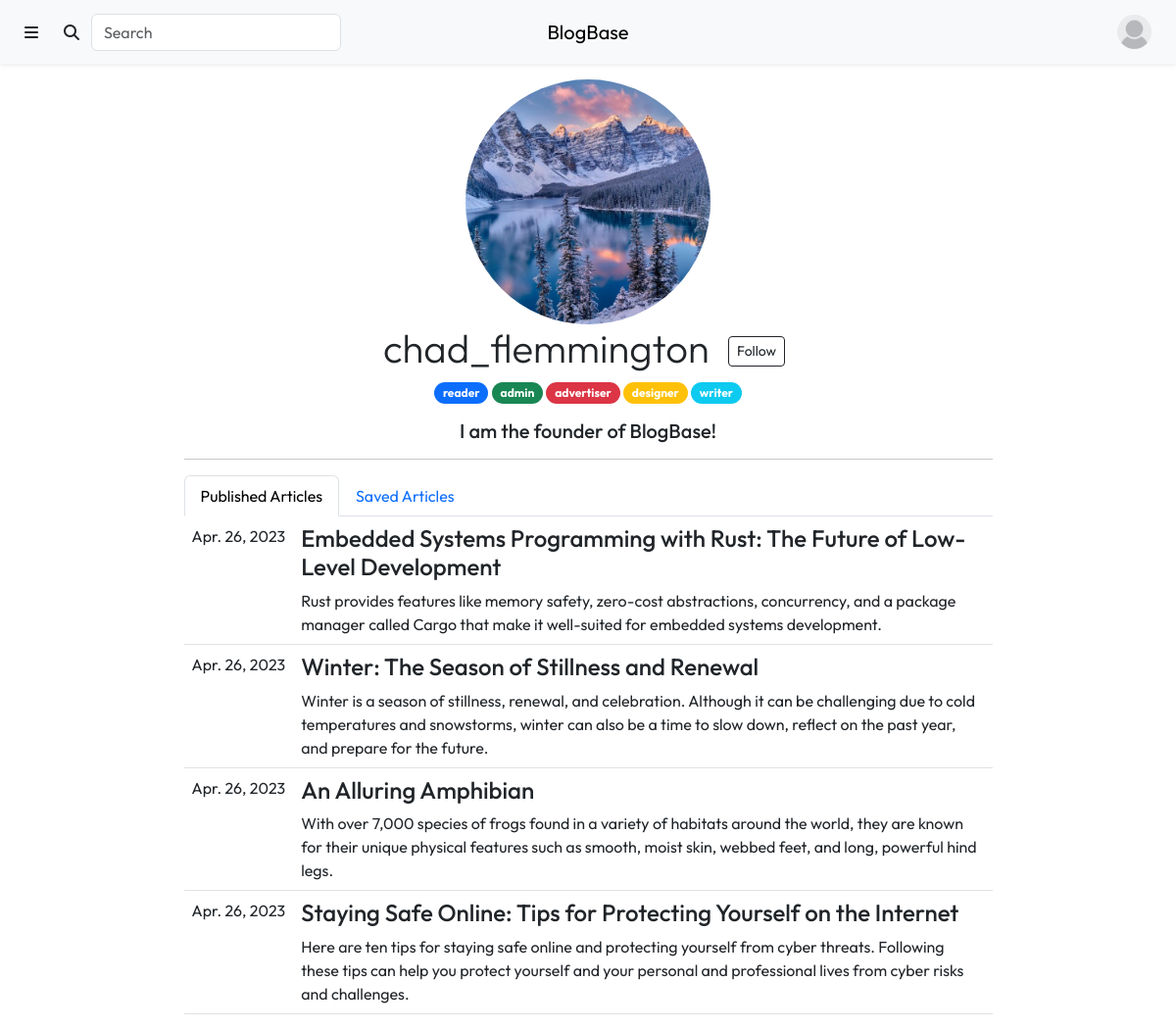
Screenshot of /content/profile.php?username=chad_flemmington (signed in) with the database file from the repository.
### tables this page shows
CREATE TABLE `Users` (
  `user_id` int(11) NOT NULL,
  `profile_picture` varchar(255) NOT NULL DEFAULT 'anonymous.jpg',
  `username` varchar(50) NOT NULL,
  `first_name` varchar(50) NOT NULL,
  `last_name` varchar(50) NOT NULL,
  `email` varchar(50) NOT NULL,
  `password` varchar(255) NOT NULL,
  `biography` varchar(255) DEFAULT NULL,
  `approved` tinyint(1) NOT NULL DEFAULT 0,
  `reader` tinyint(1) NOT NULL DEFAULT 1,
  `writer` tinyint(1) NOT NULL DEFAULT 0,
  `designer` tinyint(1) NOT NULL DEFAULT 0,
  `advertiser` tinyint(1) NOT NULL DEFAULT 0,
  `admin` tinyint(1) NOT NULL DEFAULT 0
);

CREATE TABLE `Articles` (
  `article_id` int(11) NOT NULL,
  `author_id` int(11) NOT NULL,
  `title` varchar(225) NOT NULL,
  `description` tinytext DEFAULT NULL,
  `lead_image` varchar(255) DEFAULT NULL,
  `content` longblob DEFAULT NULL,
  `submitted` tinyint(1) NOT NULL DEFAULT 0,
  `submit_date` date NOT NULL DEFAULT current_timestamp(),
  `approved` tinyint(1) NOT NULL DEFAULT 0,
  `click_number` int(11) NOT NULL DEFAULT 0
);

### include/user_info.inc.php (called while the page is built, shortened)
<?php
if (isset($_SESSION['username'])) {
    $user_query = "SELECT *
                   FROM Users
                   WHERE username = '" . $_SESSION['username'] . "';";
    $user_result = mysqli_query($con, $user_query);
    $user_info = $user_result->fetch_assoc();
}
?>

### content/profile.php (the view, shortened to what this page needs)
<?php
require_once "../include/connect.inc.php";
include_once "../include/user_info.inc.php";
if (isset($_GET['username'])) {
    $username = $_GET['username'];
    $user_query = "SELECT *
                   FROM Users
                   WHERE username = '$username'";
    $user_result = mysqli_query($con, $user_query);
    $user_prof = $user_result->fetch_assoc();
}
?>
<!DOCTYPE html>
<html lang="en">
    <head>
        <link rel="stylesheet" href="https://cdn.jsdelivr.net/npm/bootstrap@5.3.0-alpha1/dist/css/bootstrap.min.css">
        <link rel="stylesheet" href="https://cdnjs.cloudflare.com/ajax/libs/font-awesome/6.2.1/css/all.min.css">
        <link rel="stylesheet" href="./css/styles.css">
    </head>
    <body>
        <div class="header">
            <?php include "./views/header.php" ?>
            <?php include "./views/sidebar.php" ?>
        <div class="container">
            <div class="row mt-3 gx-xl-5">
                <div class="col-10 col-lg mx-auto text-center">
                    <img class="profile-img rounded-circle" id="profile-picture" src="./uploads/profile_pictures/<?php echo $user_prof['profile_picture']; ?>">
                </div>
                <div class="col-9 mx-auto">
                    <ul class="list-inline text-xxl-start text-center">
                        <li class="list-inline-item m-0 me-3">
                            <div class="display-6"><?php echo $user_prof['username']; ?></div>
                        </li>
                        <?php if ($username != $user_info['username']) { ?>
                            <li class="list-inline-item align-text-bottom">
                                <button type="button" class="btn btn-outline-dark btn-sm">Follow</button>
                            </li>
                        <?php }?>
                        <li class="list-inline align-text-middle mt-2" id="role-list">
                            <ul class="list-inline">
                                <li class="list-inline-item me-0">
                                    <a class="btn badge bg-primary rounded-pill role-badge text-decoration-none" href="./index.php">reader</a>
                                </li>
                                <?php if ($user_prof['admin'] == 1) { ?>
                                    <li class="list-inline-item me-0">
                                        <a class="btn badge bg-success rounded-pill role-badge text-decoration-none" href="./admin.php">admin</a>
                                    </li>
                                <?php } ?>
                                <?php if ($user_prof['advertiser'] == 1) { ?>
                                    <li class="list-inline-item me-0">
                                        <a class="btn badge bg-danger rounded-pill role-badge text-decoration-none" href="./ads.php">advertiser</a>
                                    </li>
                                <?php } ?>
                                <?php if ($user_prof['designer'] == 1) { ?>
                                    <li class="list-inline-item me-0">
                                        <a class="btn badge bg-warning rounded-pill role-badge text-decoration-none" href="./design.php">designer</a>
                                    </li>
                                <?php } ?>
                                <?php if ($user_prof['writer'] == 1) { ?>
                                    <li class="list-inline-item">
                                        <a class="btn badge bg-info rounded-pill role-badge text-decoration-none" href="./writer.php">writer</a>
                                    </li>
                                <?php } ?>
                            </ul>
                        </li>
                    </ul>
                    <h5 class="px-2 text-xxl-start text-center">
                        <?php echo $user_prof['biography']; ?>
                    </h5>
                    <hr>
                    <?php
                    $published_query = "SELECT Articles.article_id, Articles.title, Articles.description, Articles.lead_image,
                                        Articles.content, UNIX_TIMESTAMP(Articles.submit_date) as submit_date,
                                        Articles.approved, Articles.submitted, Articles.author_id
                                        FROM Users join Articles on Users.user_id = Articles.author_id
                                        WHERE Users.user_id = " . $user_prof['user_id'] . " AND Articles.approved = 1";
                    $published_result = mysqli_query($con, $published_query);
                    ?>
                    <ul class="nav nav-tabs" id="users-tab" role="tablist">
                        <?php if ($published_result->num_rows > 0) {?>
                            <li class="nav-item" role="presentation">
                                <button class="nav-link active" id="published-tab" data-bs-toggle="tab" data-bs-target="#published-tab-pane" type="button" role="tab" aria-controls="published-tab-pane" aria-selected="true">Published Articles</button>
                            </li>
                            <li class="nav-item" role="presentation">
                                <button class="nav-link" id="saved-tab" data-bs-toggle="tab" data-bs-target="#saved-tab-pane" type="button" role="tab" aria-controls="saved-tab-pane" aria-selected="false">Saved Articles</button>
                            </li>
                        <?php } else { ?>
                            <li class="nav-item" role="presentation">
                                <button class="nav-link active" id="saved-tab" data-bs-toggle="tab" data-bs-target="#saved-tab-pane" type="button" role="tab" aria-controls="saved-tab-pane" aria-selected="false">Saved Articles</button>
                            </li>
                        <?php } ?>
                    </ul>
                    <div class="tab-content" id="users-tab-content">
                        <?php if ($published_result->num_rows > 0) {?>
                            <div class="tab-pane fade show active" id="published-tab-pane" role="tabpanel" aria-labelledby="published-tab" tabindex="0">
                        <?php } else { ?>
                            <div class="tab-pane fade" id="published-tab-pane" role="tabpanel" aria-labelledby="published-tab" tabindex="0">
                        <?php } ?>
                                <table class="table text-start">
                                    <tbody>
                                        <?php while ($current_row = $published_result->fetch_assoc()) { ?>
                                            <tr>
                                                <td class="text-nowrap">
                                                    <?php echo date("M. d, Y", $current_row['submit_date']) ?>
                                                </td>
                                                <td>
                                                    <h4>
                                                        <a class="text-reset text-decoration-none" href="./article.php?id=<?php echo $current_row['article_id'] ?>">
                                                            <?php echo $current_row['title'] ?>
                                                        </a>
                                                    </h4>
                                                    <?php echo $current_row['description'] ?>
                                                </td>
                                            </tr>
                                        <?php } ?>
                                    </tbody>
                                </table>
                            </div>
                </div>
            </div>
        </div>
    </body>
</html/>

### content/views/header.php (shortened to what this page needs)
<?php include_once "../include/user_info.inc.php"; ?>
<nav class="navbar navbar-expand bg-light shadow-sm">
     <div class="container-fluid">
        <div class="me-auto order-0 order-md-0 col-4">
            <ul class="navbar-nav me-auto">
                <li class="nav-item">
                    <a class="btn" data-bs-toggle="offcanvas" href="#offcanvas-sidebar" role="button" aria-controls="offcanvas-sidebar">
                        <span class="fa-solid fa-bars"></span>
                    </a>
                </li>
                <li class="nav-item d-md-block d-none">
                    <form method="get" action="./search.php" class="input-group rounded">
                        <button class="btn input-group-text rounded" type="submit">
                            <i class="fa-solid fa-search"></i>
                        </button>
                        <input class="form-control rounded" name="query" type="search" placeholder="Search" aria-label="Search">
                    </form>
                </li>
            </ul>
        </div>
        <a class="navbar-brand col-4 mx-auto text-center order-1 order-md-1" href="./index.php">BlogBase</a>
        <div class="navbar ms-auto order-2 col-4 py-0">
            <ul class="navbar-nav ms-auto">
                <?php if (isset($user_info['username'])) { ?>
                    <li class="nav-item">
                        <div class="dropdown">
                            <button class="btn" type="button" data-bs-toggle="dropdown" aria-expanded="false">
                                <img src="./uploads/profile_pictures/<?php echo $user_info['profile_picture']; ?>" class="rounded-circle" style="width:35px; height:35px;">
                            </button>
                        </li>
                    </div>
            <?php } ?>
        </div>
    </div>

### content/css/styles.css (style rules this page uses)
* { font-family: 'Outfit', sans-serif; }
.profile-img { width: 250px; height: 250px; object-fit: cover; }

### rows the page displays
users: profile_picture (placeholder picture)
users: profile_picture (picture), username "chad_flemmington", biography "I am the founder of BlogBase!"
articles: submit_date "Apr. 26, 2023", title "Embedded Systems Programming with Rust: The Future of Low-Level Development", description "Rust provides features like memory safety, zero-cost abstractions, concurrency, and a package manager called Cargo that make it well-suited for embedded systems development."
articles: submit_date "Apr. 26, 2023", title "Winter: The Season of Stillness and Renewal", description "Winter is a season of stillness, renewal, and celebration. Although it can be challenging due to cold temperatures and snowstorms, winter can also be a time to slow down, reflect on the past year, and prepare for the future."
articles: submit_date "Apr. 26, 2023", title "An Alluring Amphibian", description "With over 7,000 species of frogs found in a variety of habitats around the world, they are known for their unique physical features such as smooth, moist skin, webbed feet, and long, powerful hind legs."
articles: submit_date "Apr. 26, 2023", title "Staying Safe Online: Tips for Protecting Yourself on the Internet", description "Here are ten tips for staying safe online and protecting yourself from cyber threats. Following these tips can help you protect yourself and your personal and professional lives from cyber risks and challenges."
